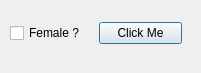
<?xml version="1.0" encoding="UTF-8"?>
<ui version="4.0">
 <class>Dialog</class>
 <widget class="QDialog" name="Dialog">
  <property name="geometry">
   <rect>
    <x>0</x>
    <y>0</y>
    <width>201</width>
    <height>73</height>
   </rect>
  </property>
  <property name="windowTitle">
   <string>Dialog</string>
  </property>
  <widget class="QWidget" name="">
   <property name="geometry">
    <rect>
     <x>10</x>
     <y>20</y>
     <width>172</width>
     <height>27</height>
    </rect>
   </property>
   <layout class="QHBoxLayout" name="horizontalLayout">
    <item>
     <widget class="QCheckBox" name="checkBox">
      <property name="text">
       <string>Female ?</string>
      </property>
     </widget>
    </item>
    <item>
     <widget class="QPushButton" name="pushButton">
      <property name="text">
       <string>Click Me</string>
      </property>
     </widget>
    </item>
   </layout>
  </widget>
 </widget>
 <resources/>
 <connections/>
</ui>
